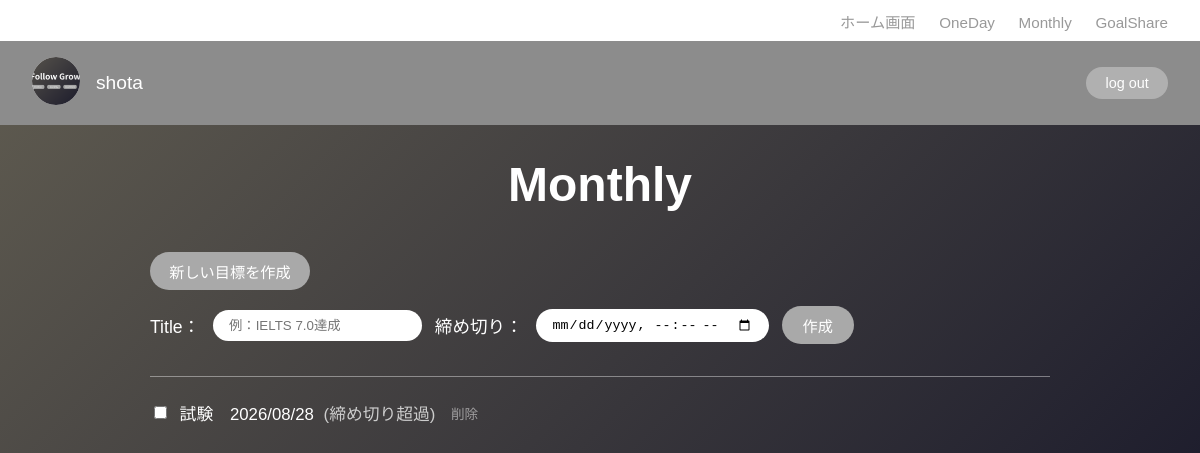
The app's page /monthly/monthly/ (signed in) with its own data.
### accounts/models.py (models this page shows, shortened)
class Profile(models.Model):
    user = models.OneToOneField(User, on_delete=models.CASCADE, related_name='profile')
    avatar = models.ImageField(upload_to='avatars/', null=True, blank=True)
    bio = models.TextField(max_length=300, blank=True)
    tags = models.ManyToManyField(Tag, blank=True, related_name='profiles')

### Monthly_todo/models.py (models this page shows, shortened)
class MonthlyList(models.Model):
    user = models.ForeignKey(User, on_delete=models.CASCADE)
    title = models.CharField(max_length=100)
    deadline = models.DateTimeField()
    is_completed = models.BooleanField(default=False)
    @property
    def days_remaining(self):
        delta = self.deadline.date() - timezone.now().date()
        return delta.days

### Monthly_todo/views.py (the view)
# urls.py: path('monthly/', views.index, name='monthly_index'),
@login_required
def index(request):
    lists = MonthlyList.objects.filter(user=request.user)
    list_form = MonthlyListForm()
    context = {
        'lists': lists,
        'list_form': list_form,
    }
    return render(request, 'monthly_todo/index.html', context)

### Monthly_todo/forms.py
class MonthlyListForm(forms.ModelForm):
    class Meta:
        model = MonthlyList
        fields = ['title', 'deadline']
        widgets = {
            'title': forms.TextInput(attrs={'placeholder': '例：IELTS 7.0達成'}),
            'deadline': forms.DateTimeInput(attrs={'type': 'datetime-local'}),
        }

### templates/monthly_todo/index.html (shortened to what this page needs)
{% extends 'base.html' %}
{% block content %}
<h1 class="monthly-heading">Monthly</h1>
<div class="create-list-section">
    <span class="pill-label">新しい目標を作成</span>
    <form method="post" action="{% url 'monthly_list_create' %}" class="create-list-form">
        Title：{{ list_form.title }}
        締め切り：{{ list_form.deadline }}
        <button type="submit" class="pill-btn">作成</button>
    </form>
</div>
<div class="monthly-goals">
    {% for list in lists %}
        <div class="goal-row">
            <form method="post" action="{% url 'monthly_list_toggle' list.id %}" style="display:inline;">
                <input type="checkbox" onchange="this.form.submit()" {% if list.is_completed %}checked{% endif %}>
            </form>
            <span style="{% if list.is_completed %}text-decoration: line-through; opacity: 0.6;{% endif %}">
                {{ list.title }}　{{ list.deadline|date:"Y/m/d" }}
            </span>
            {% if list.days_remaining < 0 %}
                <span style="color: #cccccc;">(締め切り超過)</span>
            {% elif list.days_remaining <= 3 %}
                <span style="color: #ff8080; font-weight: bold;">残り{{ list.days_remaining }}日</span>
            {% elif list.days_remaining <= 7 %}
                <span style="color: #ffcc80;">残り{{ list.days_remaining }}日</span>
            {% else %}
                <span>残り{{ list.days_remaining }}日</span>
            {% endif %}
            <form method="post" action="{% url 'monthly_list_delete' list.id %}" style="display:inline;">
                <button type="submit" class="delete-btn" onclick="return confirm('この目標を削除しますか？')">削除</button>
            </form>
        </div>
    {% empty %}
        <p style="color: rgba(255,255,255,0.7);">まだ目標がありません。上のフォームから作成してください。</p>
    {% endfor %}
</div>
{% endblock %}

### templates/base.html (shortened to what this page needs)
<!DOCTYPE html>
<html lang="ja">
<head>
</head>
<body>
    {% if user.is_authenticated %}
        <nav class="top-nav">
            <a href="{% url 'home' %}">ホーム画面</a>
            <a href="{% url 'oneday_index' %}">OneDay</a>
            <a href="{% url 'monthly_index' %}">Monthly</a>
            <a href="{% url 'goalshare_timeline' %}">GoalShare</a>
        </nav>
        <div class="user-bar">
           <a href="{% url 'profile_view' user.username %}">
                {% if user.profile.avatar %}
                    <img src="{{ user.profile.avatar.url }}" class="avatar" alt="avatar">
                {% else %}
                     <div class="avatar"></div>
                {% endif %}
            </a>
            <span class="username">{{ user.username }}</span>
            <form method="post" action="{% url 'logout' %}">
                <button type="submit" class="logout-btn">log out</button>
            </form>
        </div>
    {% endif %}
    <main>
        {% block content %}
        {% endblock %}
    </main>
</body>
</html>

### templates/base.html (style rules this page uses)
body { margin: 0; font-family: 'Noto Sans JP', sans-serif; background: linear-gradient(135deg, #615d51 0%, #111126 100%); min-height: 100vh; color: #ffffff; }
.top-nav { background-color: #ffffff; padding: 0.6rem 2rem; text-align: right; }
.top-nav a { color: #999999; text-decoration: none; margin-left: 1.2rem; font-size: 0.95rem; }
.user-bar { background-color: #8c8c8c; padding: 1rem 2rem; display: flex; align-items: center; gap: 1rem; }
.avatar { width: 48px; height: 48px; border-radius: 50%; background-color: #ffffff; object-fit: cover; }
.username { font-size: 1.2rem; flex-grow: 1; }
.logout-btn { background-color: #b0b0b0; color: #ffffff; border: none; padding: 0.5rem 1.2rem; border-radius: 999px; cursor: pointer; font-size: 0.9rem; }
main { max-width: 900px; margin: 2rem auto; padding: 0 1.5rem; }

### templates/monthly_todo/index.html (style rules this page uses)
.monthly-heading { text-align: center; font-size: 3rem; font-weight: 900; color: #ffffff; margin: 1rem 0 2.5rem 0; opacity: 0; transform: translateY(30px); animation: fadeUp 0.8s ease-out forwards; }
.create-list-section { margin-bottom: 2rem; }
.pill-label { display: inline-block; background-color: #a9a9a9; color: #ffffff; padding: 0.5rem 1.2rem; border-radius: 999px; font-size: 0.95rem; margin-bottom: 1rem; }
.create-list-form { display: flex; align-items: center; gap: 0.8rem; color: #ffffff; font-size: 1.1rem; flex-wrap: wrap; }
.create-list-form input[type="text"], .create-list-form input[type="datetime-local"] { padding: 0.5rem 1rem; border-radius: 999px; border: none; }
.pill-btn { background-color: #a9a9a9; color: #ffffff; border: none; padding: 0.5rem 1.3rem; border-radius: 999px; cursor: pointer; font-size: 0.95rem; }
.monthly-goals { border-top: 1px solid rgba(255,255,255,0.4); padding-top: 1.5rem; display: flex; flex-wrap: wrap; gap: 1.5rem 3rem; }
.goal-row { color: #ffffff; font-size: 1.05rem; display: flex; align-items: center; gap: 0.6rem; }
.goal-row .delete-btn { background: none; border: none; color: rgba(255,255,255,0.5); cursor: pointer; font-size: 0.85rem; }

### records on screen
MonthlyList: title "試験", deadline "2026/08/28", shows "(締め切り超過)"

### other values on screen
{{ user.username }} "shota"
